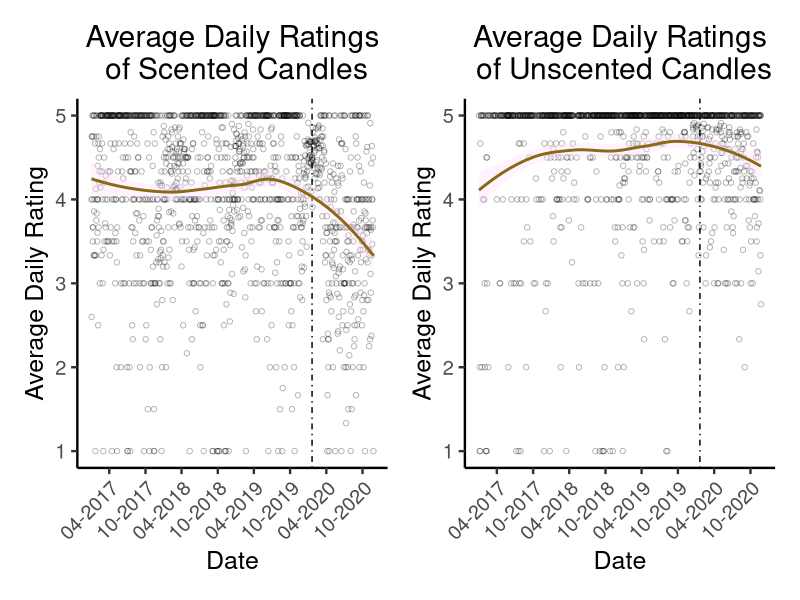
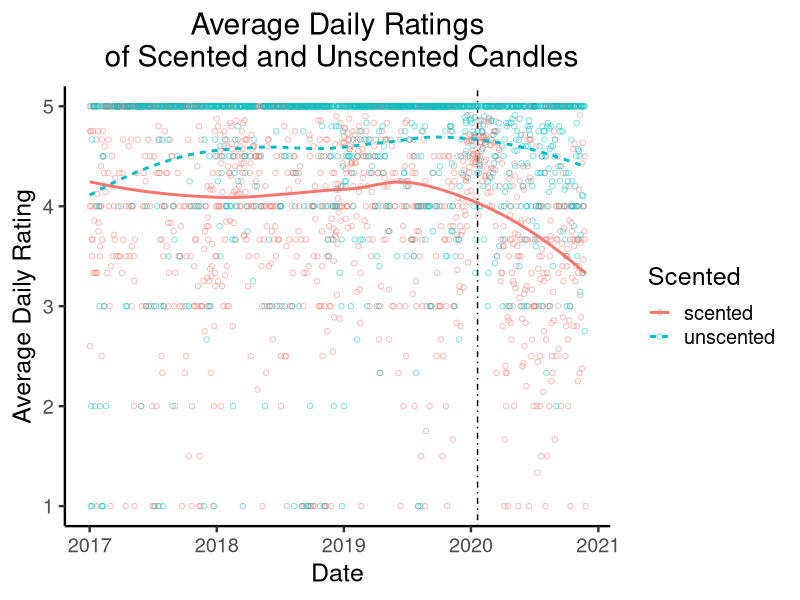
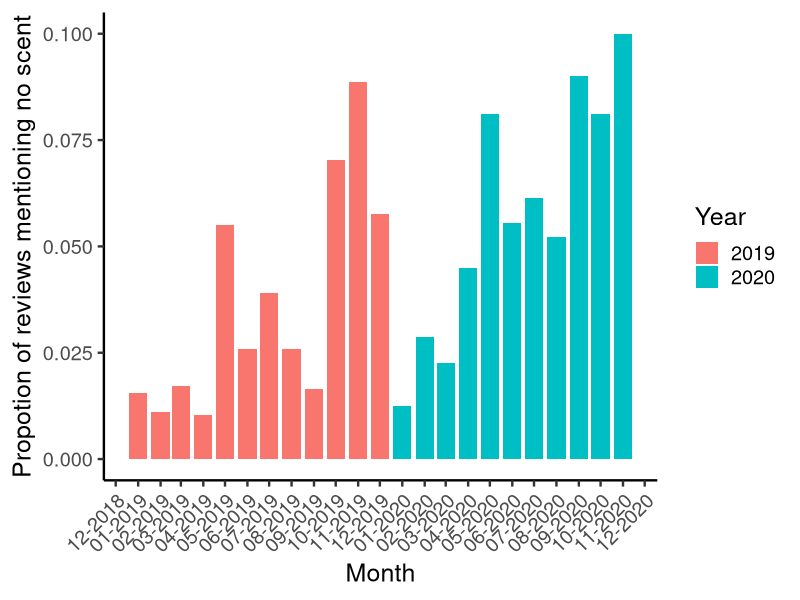

Generate these figures, in order, with R:
## ---- chunk 1
knitr::opts_chunk$set(fig.path='Figs/', fig.width = 12, fig.height = 8)

library(tidyverse)
library(readxl)
library(patchwork)
theme_set(theme_classic(base_size = 18))

candles_scented <- read_excel("Scented_all.xlsx")
candles_unscented <- read_excel("Unscented_all.xlsx")

## ---- chunk 2

p1 <- candles_scented %>% 
  filter(Date >= "2017-01-01") %>% 
  group_by(Date) %>% 
  mutate(Rating_Avg = mean(Rating)) %>%
  distinct(Date,
           .keep_all = TRUE) %>% 
  ggplot() +
  aes(x = Date,
      y = Rating_Avg) +
  geom_point(shape = 1, 
             alpha = 0.3) +
  geom_vline(xintercept = as.POSIXct(as.Date("2020-01-20")),
             linetype = 4) +
  geom_smooth(method = "loess",
              color = "goldenrod4",
              fill = "thistle1") +
  scale_x_datetime(date_breaks = "6 months",
                   date_labels = "%m-%Y") +
  ylab(label = "Average Daily Rating")+
  theme(axis.text.x = element_text(angle = 45, hjust = 1))+
  ggtitle(label = "Average Daily Ratings\n of Scented Candles") +
  theme(plot.title = element_text(hjust = 0.5))


p2 <- candles_unscented %>% 
  filter(Date >= "2017-01-01") %>% 
  group_by(Date) %>% 
  mutate(Rating_Avg = mean(Rating)) %>%
  distinct(Date,
           .keep_all = TRUE) %>% 
  ggplot() +
  aes(x = Date,
      y = Rating_Avg) +
  geom_vline(xintercept = as.numeric(as.Date("2020-01-20"))) +
  geom_vline(xintercept = as.POSIXct(as.Date("2020-01-20")),
             linetype = 4) +
  geom_point(shape = 1,
             alpha = 0.3) +
  geom_smooth(method = "loess",
              color = "goldenrod4",
              fill = "thistle1") +
  scale_x_datetime(date_breaks = "6 months",
                   date_labels = "%m-%Y") +
  scale_fill_brewer() +
  ylab(label = "Average Daily Rating")+
  theme(axis.text.x = element_text(angle = 45, hjust = 1)) +
  ggtitle(label = "Average Daily Ratings\n of Unscented Candles") +
  theme(plot.title = element_text(hjust = 0.5))



p1 + p2

## ---- chunk 3

candles_full <- bind_rows(
	scented = candles_scented, 
	unscented = candles_unscented, 
	.id = "Scented"
)

full_filtered <- candles_full %>% 
  filter(Date >= "2017-01-01") %>% 
  group_by(Date, Scented) %>% 
  mutate(Rating_Avg = mean(Rating)) %>%
  distinct(Date,
           .keep_all = TRUE)

ggplot(full_filtered) +
  aes(x = Date,
      y = Rating_Avg,
      color = Scented,
      group = Scented,
      linetype = Scented) +
  geom_vline(xintercept = as.POSIXct(as.Date("2020-01-20")),
             linetype = 4) +
  geom_point(shape = 1,
             alpha = 0.5)+
  geom_smooth(method = "loess",
              se = FALSE) +
  ylab(label = "Average Daily Rating") +
  ggtitle(label = "Average Daily Ratings\n of Scented and Unscented Candles") +
  theme(plot.title = element_text(hjust = 0.5))

## ---- chunk 4
str_no_scent <- function(x){
  as.numeric(
  	case_when(
  		str_detect(x, "[Nn]o scent") ~ "1", 
  		str_detect(x, "[Nn]o smell") ~ "1",
  		str_detect(x, "[Dd]oes not smell like") ~ "1",
  		str_detect(x, "[Dd]oesn't smell like") ~ "1",
  		str_detect(x, "[Cc]an't smell") ~ "1",
  		str_detect(x, "[Cc]annot smell") ~ "1",
  		str_detect(x, "[Ff]aint smell") ~ "1",
  		str_detect(x, "[Ff]aint scent") ~ "1",
  		str_detect(x, "[Dd]on't smell") ~ "1",
  		str_detect(x, "[Ll]ike nothing") ~ "1",
  		TRUE ~ "0"
  	)
  )
}
## ---- chunk 5

candles_scented %>% 
  filter(Date >= "2019-01-01", Date < "2021-01-01") %>% 
  mutate(Month = lubridate::floor_date(Date, "month")) %>% 
  mutate(noscent = str_no_scent(Review)) %>% 
  group_by(Month, noscent) %>% 
  summarize(n = n()) %>% 
  mutate(prop = n/sum(n)) %>%
  mutate(Year = as.factor(ifelse(Month > "2019-12-01", 2020, 2019))) %>% 
  filter(noscent == 1) %>% 
  ggplot() +
  aes(x = Month,
      y = prop,
      fill = Year) +
  geom_bar(stat = "identity") +
  scale_x_datetime(date_breaks = "1 month",
                   date_labels = "%m-%Y") +
  theme(axis.text.x = element_text(angle = 45, hjust = 1)) +
  ylab(label = "Propotion of reviews mentioning no scent")




